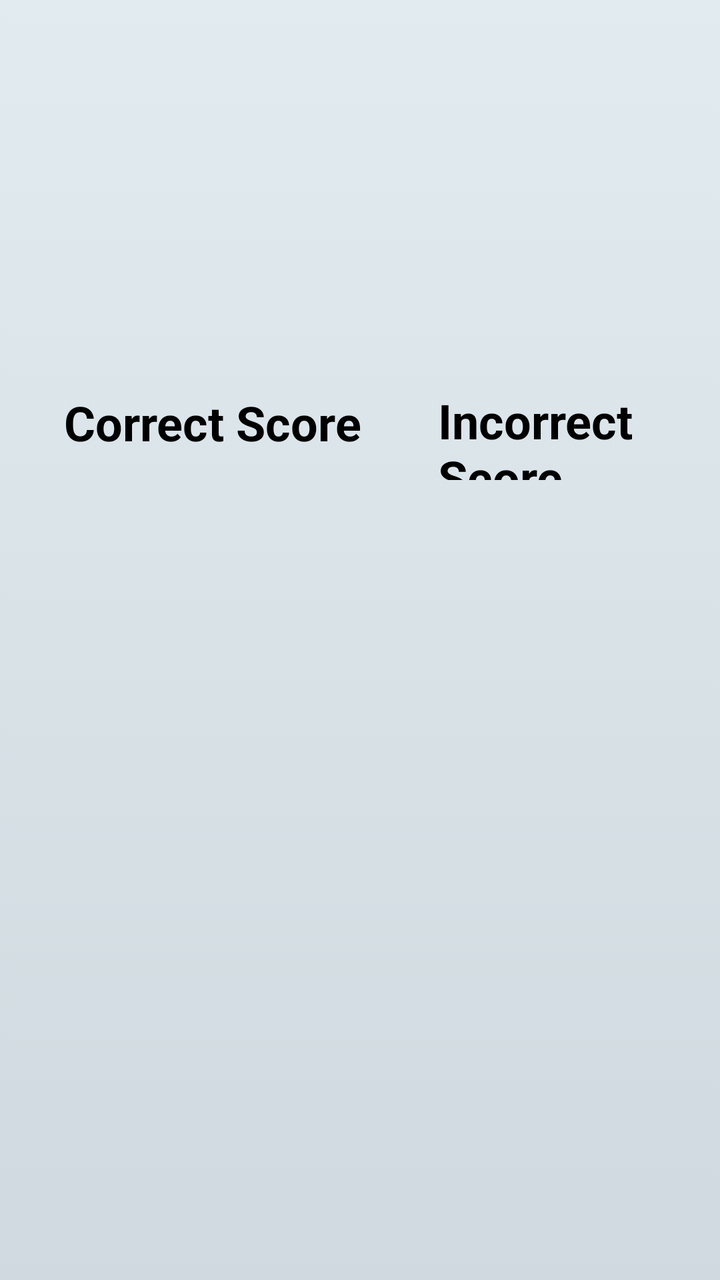
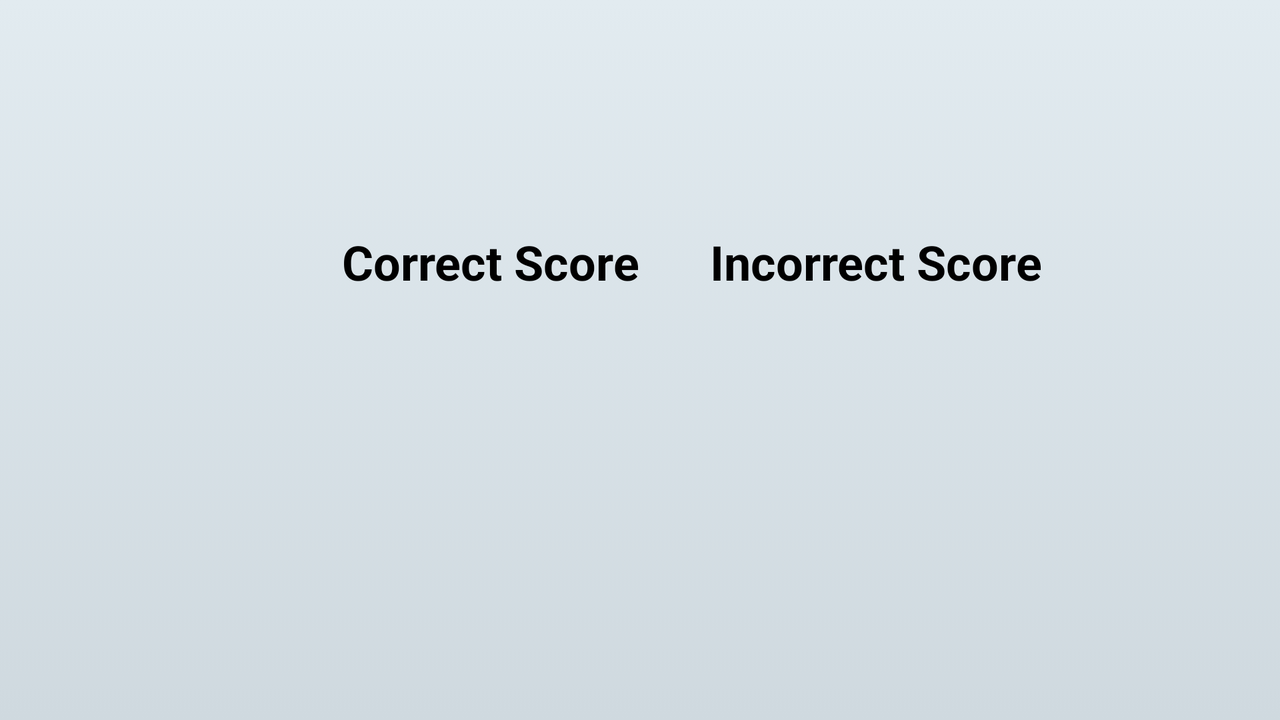

First picture: res/layout/ on a phone held upright. Second picture: the repository's own variant of that layout, on a device whose configuration matches the variant's folder. Source for both follows.
<!-- AndroidManifest.xml: application theme Theme.MobileCW -->
<!-- res/layout/activity_scorecard.xml -->
<?xml version="1.0" encoding="utf-8"?>
<androidx.constraintlayout.widget.ConstraintLayout xmlns:android="http://schemas.android.com/apk/res/android"
    xmlns:app="http://schemas.android.com/apk/res-auto"
    xmlns:tools="http://schemas.android.com/tools"
    android:layout_width="match_parent"
    android:layout_height="match_parent"
    android:background="@drawable/gradient_background"
    tools:context=".Scorecard">

    <androidx.constraintlayout.widget.ConstraintLayout
        android:id="@+id/constraintLayout"
        android:layout_width="0dp"
        android:layout_height="235dp"
        android:layout_marginStart="6dp"
        android:layout_marginTop="138dp"
        android:layout_marginEnd="6dp"
        app:layout_constraintEnd_toEndOf="parent"
        app:layout_constraintStart_toStartOf="parent"
        app:layout_constraintTop_toTopOf="parent">

        <TextView
            android:id="@+id/score_textview"
            android:layout_width="0dp"
            android:layout_height="0dp"
            android:layout_marginStart="42dp"
            android:layout_marginEnd="70dp"
            android:layout_marginBottom="35dp"
            android:textAlignment="center"
            android:textColor="@color/black"
            android:textSize="34sp"
            android:textStyle="bold"
            app:layout_constraintBottom_toBottomOf="parent"
            app:layout_constraintEnd_toStartOf="@+id/incorrect_score"
            app:layout_constraintStart_toStartOf="parent"
            app:layout_constraintTop_toBottomOf="@+id/textView2" />

        <TextView
            android:id="@+id/incorrect_score"
            android:layout_width="0dp"
            android:layout_height="0dp"
            android:layout_marginEnd="58dp"
            android:layout_marginBottom="45dp"
            android:textAlignment="center"
            android:textColor="@color/black"
            android:textSize="24sp"
            android:textStyle="bold"
            app:layout_constraintBottom_toBottomOf="parent"
            app:layout_constraintEnd_toEndOf="parent"
            app:layout_constraintStart_toEndOf="@+id/score_textview"
            app:layout_constraintTop_toBottomOf="@+id/textView3" />

        <TextView
            android:id="@+id/textView2"
            android:layout_width="162dp"
            android:layout_height="34dp"
            android:layout_marginStart="26dp"
            android:layout_marginTop="57dp"
            android:layout_marginEnd="25dp"
            android:layout_marginBottom="42dp"
            android:text="@string/score_textview"
            android:textColor="@color/black"
            android:textSize="24sp"
            android:textStyle="bold"
            app:layout_constraintBottom_toTopOf="@+id/score_textview"
            app:layout_constraintEnd_toStartOf="@+id/textView3"
            app:layout_constraintStart_toStartOf="parent"
            app:layout_constraintTop_toTopOf="parent"
            tools:ignore="TextContrastCheck" />

        <TextView
            android:id="@+id/textView3"
            android:layout_width="0dp"
            android:layout_height="0dp"
            android:layout_marginTop="56dp"
            android:layout_marginEnd="16dp"
            android:layout_marginBottom="42dp"
            android:text="@string/incorrect_score"
            android:textColor="@color/black"
            android:textSize="24sp"
            android:textStyle="bold"
            app:layout_constraintBottom_toTopOf="@+id/incorrect_score"
            app:layout_constraintEnd_toEndOf="parent"
            app:layout_constraintStart_toEndOf="@+id/textView2"
            app:layout_constraintTop_toTopOf="parent" />
    </androidx.constraintlayout.widget.ConstraintLayout>

</androidx.constraintlayout.widget.ConstraintLayout>
<!-- resources referenced by this layout -->
<resources>
  <!-- drawable gradient_background (drawable) -->
  <?xml version="1.0" encoding="utf-8"?>
  <selector xmlns:android="http://schemas.android.com/apk/res/android">
  <item>
      <shape>
          <gradient android:angle="90" android:startColor="#cfd9df" android:endColor="#e2ebf0" android:type="linear"
              />
      </shape>
  </item>
  </selector>
  <string name="incorrect_score">Incorrect Score</string>
  <string name="score_textview">Correct Score</string>
  <style name="Theme.MobileCW" parent="Theme.MaterialComponents.DayNight.DarkActionBar">
  
          <item name="colorPrimary">#483D8B</item>
          <item name="colorPrimaryVariant">#01070C</item>
          <item name="colorOnPrimary">@color/white</item>
  
  
  
          <item name="android:statusBarColor" tools:targetApi="l">?attr/colorPrimaryVariant</item>
  
      </style>
</resources>
<!-- res/layout-land/activity_scorecard.xml (the repository's variant of the layout above) -->
<!-- drawn on the phone turned sideways -->
<?xml version="1.0" encoding="utf-8"?>
<androidx.constraintlayout.widget.ConstraintLayout xmlns:android="http://schemas.android.com/apk/res/android"
    xmlns:app="http://schemas.android.com/apk/res-auto"
    xmlns:tools="http://schemas.android.com/tools"
    android:layout_width="match_parent"
    android:layout_height="match_parent"
    android:background="@drawable/gradient_background"
    tools:context=".Scorecard">

    <androidx.constraintlayout.widget.ConstraintLayout
        android:id="@+id/constraintLayout"
        android:layout_width="398dp"
        android:layout_height="235dp"
        android:layout_marginStart="155dp"
        app:layout_constraintBottom_toBottomOf="parent"
        app:layout_constraintStart_toStartOf="parent"
        app:layout_constraintTop_toTopOf="parent">

        <TextView
            android:id="@+id/score_textview"
            android:layout_width="0dp"
            android:layout_height="0dp"
            android:layout_marginStart="54dp"
            android:layout_marginEnd="58dp"
            android:layout_marginBottom="47dp"
            android:textAlignment="center"
            android:textColor="@color/black"
            android:textSize="34sp"
            android:textStyle="bold"
            app:layout_constraintBottom_toBottomOf="parent"
            app:layout_constraintEnd_toStartOf="@+id/incorrect_score"
            app:layout_constraintStart_toStartOf="parent"
            app:layout_constraintTop_toBottomOf="@+id/textView2" />

        <TextView
            android:id="@+id/incorrect_score"
            android:layout_width="0dp"
            android:layout_height="0dp"
            android:layout_marginEnd="58dp"
            android:layout_marginBottom="45dp"
            android:textAlignment="center"
            android:textColor="@color/black"
            android:textSize="24sp"
            android:textStyle="bold"
            app:layout_constraintBottom_toBottomOf="parent"
            app:layout_constraintEnd_toEndOf="parent"
            app:layout_constraintStart_toEndOf="@+id/score_textview"
            app:layout_constraintTop_toBottomOf="@+id/textView3" />

        <TextView
            android:id="@+id/textView2"
            android:layout_width="163dp"
            android:layout_height="38dp"
            android:layout_marginStart="16dp"
            android:layout_marginTop="52dp"
            android:layout_marginBottom="35dp"
            android:text="@string/score_textview"
            android:textColor="@color/black"
            android:textSize="24sp"
            android:textStyle="bold"
            app:layout_constraintBottom_toTopOf="@+id/score_textview"
            app:layout_constraintStart_toStartOf="parent"
            app:layout_constraintTop_toTopOf="parent"
            tools:ignore="TextContrastCheck" />

        <TextView
            android:id="@+id/textView3"
            android:layout_width="182dp"
            android:layout_height="41dp"
            android:layout_marginTop="52dp"
            android:layout_marginEnd="16dp"
            android:layout_marginBottom="43dp"
            android:text="@string/incorrect_score"
            android:textColor="@color/black"
            android:textSize="24sp"
            android:textStyle="bold"
            app:layout_constraintBottom_toTopOf="@+id/incorrect_score"
            app:layout_constraintEnd_toEndOf="parent"
            app:layout_constraintTop_toTopOf="parent" />
    </androidx.constraintlayout.widget.ConstraintLayout>

</androidx.constraintlayout.widget.ConstraintLayout>
